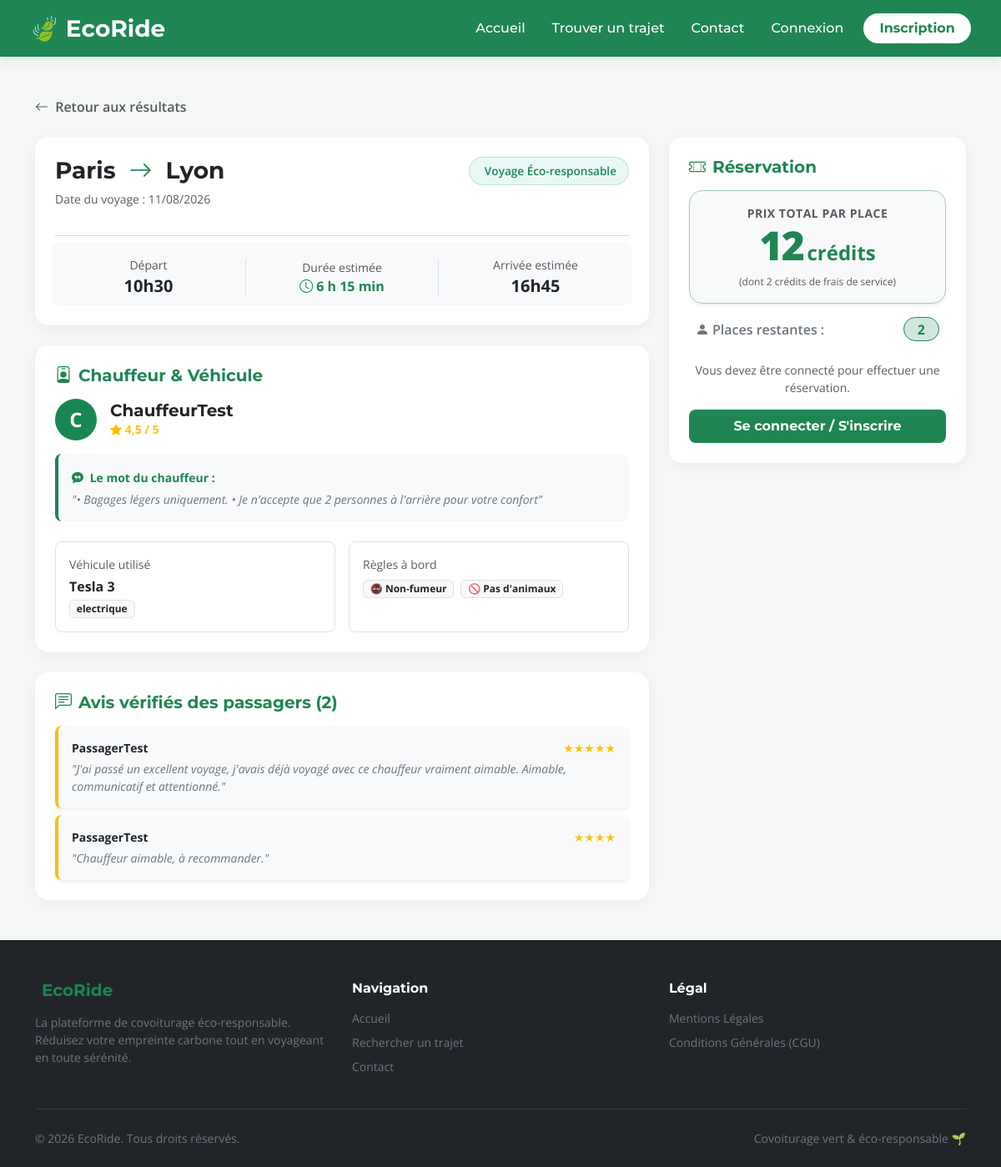
Screenshot of /detail_trajet.php?id=106 with the database file from the repository.
### tables this page shows
CREATE TABLE `trajets` (
  `id` int NOT NULL,
  `id_chauffeur` int NOT NULL,
  `ville_depart` varchar(100) NOT NULL,
  `ville_arrivee` varchar(100) NOT NULL,
  `date_depart` datetime NOT NULL,
  `date_arrivee` datetime NOT NULL,
  `prix` decimal(10,2) NOT NULL,
  `places_disponibles` int NOT NULL,
  `id_vehicule` int NOT NULL,
  `statut` varchar(20) DEFAULT 'ouvert'
);

CREATE TABLE `utilisateur` (
  `id` int NOT NULL,
  `pseudo` varchar(50) NOT NULL,
  `est_chauffeur` tinyint(1) NOT NULL DEFAULT '0',
  `preferences_libres` text,
  `email` varchar(100) NOT NULL,
  `password` varchar(255) NOT NULL,
  `credits` int DEFAULT '20',
  `role` enum('visiteur','utilisateur','employe','admin') DEFAULT 'utilisateur',
  `photo` varchar(255) NOT NULL DEFAULT 'images/default.png',
  `statut_compte` varchar(20) NOT NULL DEFAULT 'actif',
  `note` int DEFAULT NULL
);

CREATE TABLE `vehicule` (
  `id` int NOT NULL,
  `id_utilisateur` int NOT NULL,
  `marque` varchar(50) NOT NULL,
  `modele` varchar(50) NOT NULL,
  `couleur` varchar(30) NOT NULL,
  `energie` varchar(20) NOT NULL,
  `immatriculation` varchar(20) NOT NULL,
  `date_premiere_immat` date NOT NULL,
  `nb_places` int NOT NULL,
  `fumeur` tinyint(1) DEFAULT '0',
  `animaux` tinyint(1) DEFAULT '0',
  `preferences_additionnelles` text
);

CREATE TABLE `avis` (
  `id` int NOT NULL,
  `commentaire` text NOT NULL,
  `note` int NOT NULL,
  `id_trajet` int NOT NULL,
  `id_expediteur` int NOT NULL,
  `statut` varchar(20) DEFAULT 'en_attente',
  `date_creation` datetime DEFAULT CURRENT_TIMESTAMP
);

### detail_trajet.php (the view, shortened to what this page needs)
<?php
require_once 'config/db.php';
$id = $_GET['id'] ?? null;
$sql = "SELECT t.*, u.id AS id_du_chauffeur, u.pseudo, u.note, u.preferences_libres, u.photo,
               v.marque, v.modele, v.energie, v.fumeur, v.animaux
        FROM trajets t
        JOIN utilisateur u ON t.id_chauffeur = u.id
        JOIN vehicule v ON t.id_vehicule = v.id
        WHERE t.id = ?";
$stmt = $pdo->prepare($sql);
$stmt->execute([$id]);
$t = $stmt->fetch();
$stmtAvis = $pdo->prepare("
    SELECT a.commentaire, a.note, u.pseudo
    FROM avis a
    JOIN utilisateur u ON a.id_expediteur = u.id
    WHERE a.id_trajet IN (SELECT id FROM trajets WHERE id_chauffeur = ?)
    AND a.statut = 'valide'
    ORDER BY a.id DESC
");
$stmtAvis->execute([$t['id_du_chauffeur']]);
$listeAvis = $stmtAvis->fetchAll();
$note_moyenne = null;
if (!empty($listeAvis)) {
    $somme = array_sum(array_column($listeAvis, 'note'));
    $note_moyenne = $somme / count($listeAvis);
}
$start = new DateTime($t['date_depart']);
$end = new DateTime($t['date_arrivee']);
$duree = $start->diff($end);
$prix_total = intval($t['prix']) + 2;
$energie_clean = mb_strtolower(trim($t['energie']), 'UTF-8');
$est_ecologique = ($energie_clean === 'electrique' || $energie_clean === 'électrique' || $energie_clean === 'hybride');
?>
<!DOCTYPE html>
<html lang="fr">
<head>
    <link href="https://cdn.jsdelivr.net/npm/bootstrap@5.3.3/dist/css/bootstrap.min.css" rel="stylesheet">
    <link rel="stylesheet" href="https://cdn.jsdelivr.net/npm/bootstrap-icons@1.11.3/font/bootstrap-icons.min.css">
</head>
<body class="d-flex flex-column min-vh-100">
    <?php require_once 'includes/navbar.php'; ?>
    <div class="container my-5">
        <div class="mb-4">
            <a href="javascript:history.back()" class="text-decoration-none text-muted fw-semibold">
                <i class="bi bi-arrow-left me-1"></i> Retour aux résultats
            </a>
        </div>
        <div class="row g-4">
            <div class="col-lg-8">
                <div class="card custom-card p-4 mb-4">
                    <div class="d-flex justify-content-between align-items-start mb-3 flex-wrap gap-2">
                        <div>
                            <h1 class="h3 fw-bold text-dark mb-1">
                                <?= htmlspecialchars($t['ville_depart']) ?>
                                <i class="bi bi-arrow-right text-sapin mx-2"></i>
                                <?= htmlspecialchars($t['ville_arrivee']) ?>
                            </h1>
                            <span class="text-muted small">Date du voyage : <?= $start->format('d/m/Y') ?></span>
                        </div>
                        <?php if ($est_ecologique): ?>
                            <span class="badge-eco">
                                <i class="bi bi-leaf-fill me-1"></i> Voyage Éco-responsable
                            </span>
                        <?php endif; ?>
                    </div>
                    <hr class="text-muted opacity-25 my-3">
                    <div class="row text-center py-2 bg-light rounded-3 align-items-center g-2">
                        <div class="col-4">
                            <span class="text-muted small d-block">Départ</span>
                            <span class="fs-5 fw-bold text-dark"><?= $start->format('H\hi') ?></span>
                        </div>
                        <div class="col-4 border-start border-end">
                            <span class="text-muted small d-block">Durée estimée</span>
                            <span class="fw-bold text-sapin"><i class="bi bi-clock me-1"></i><?= $duree->format('%h h %i min') ?></span>
                        </div>
                        <div class="col-4">
                            <span class="text-muted small d-block">Arrivée estimée</span>
                            <span class="fs-5 fw-bold text-dark"><?= $end->format('H\hi') ?></span>
                        </div>
                    </div>
                </div>
                <div class="card custom-card p-4 mb-4">
                    <h2 class="h5 fw-bold text-sapin mb-3"><i class="bi bi-person-badge me-2"></i>Chauffeur & Véhicule</h2>
                    <div class="d-flex align-items-center mb-3">
                        <div class="rounded-circle bg-success text-white d-flex align-items-center justify-content-center me-3 fw-bold fs-4" style="width: 50px; height: 50px; min-width: 50px;">
                            <?= strtoupper(substr($t['pseudo'] ?? 'C', 0, 1)); ?>
                        </div>
                        <div>
                            <h3 class="h5 fw-bold mb-0 text-dark"><?= htmlspecialchars($t['pseudo']) ?></h3>
                            <div class="text-warning small fw-bold">
                                <?php if (is_null($note_moyenne)): ?>
                                    <span class="badge bg-secondary text-white fw-normal">Pas encore d'avis</span>
                                <?php else: ?>
                                    <i class="bi bi-star-fill"></i> <?= number_format($note_moyenne, 1, ',', ' ') ?> / 5
                                <?php endif; ?>
                            </div>
                        </div>
                    </div>
                    <div class="p-3 bg-light rounded-3 mb-4 border-start border-4 border-success">
                        <strong class="text-sapin small"><i class="bi bi-chat-quote-fill me-1"></i> Le mot du chauffeur :</strong>
                        <p class="mb-0 mt-1 fst-italic text-secondary small">
                            "<?= htmlspecialchars($t['preferences_libres'] ?? 'Pas de précisions particulières.') ?>"
                        </p>
                    </div>
                    <div class="row g-3">
                        <div class="col-sm-6">
                            <div class="p-3 border rounded-3 h-100">
                                <span class="text-muted small d-block mb-1">Véhicule utilisé</span>
                                <strong class="text-dark d-block"><?= htmlspecialchars($t['marque'] . ' ' . $t['modele']) ?></strong>
                                <span class="badge bg-light text-dark border mt-1"><?= htmlspecialchars($t['energie']) ?></span>
                            </div>
                        </div>
                        <div class="col-sm-6">
                            <div class="p-3 border rounded-3 h-100">
                                <span class="text-muted small d-block mb-2">Règles à bord</span>
                                <div class="d-flex gap-2 flex-wrap">
                                    <span class="badge bg-light text-dark border">
                                        <?= $t['fumeur'] ? '🚬 Fumeur' : '🚭 Non-fumeur' ?>
                                    </span>
                                    <span class="badge bg-light text-dark border">
                                        <?= $t['animaux'] ? '🐾 Animaux OK' : '🚫 Pas d\'animaux' ?>
                                    </span>
                                </div>
                            </div>
                        </div>
                    </div>
                </div>
                <div class="card custom-card p-4">
                    <h2 class="h5 fw-bold text-sapin mb-3"><i class="bi bi-chat-left-text me-2"></i>Avis vérifiés des passagers (<?= count($listeAvis) ?>)</h2>
                    <?php if (empty($listeAvis)): ?>
                        <p class="fst-italic text-muted small mb-0">Aucun avis public pour le moment pour ce chauffeur.</p>
                    <?php else: ?>
                        <div class="d-flex flex-column gap-2">
                            <?php foreach ($listeAvis as $av): ?>
                                <div class="avis-box p-3 shadow-sm">
                                    <div class="d-flex justify-content-between align-items-center mb-1">
                                        <strong class="small text-dark"><?= htmlspecialchars($av['pseudo']) ?></strong>
                                        <span class="text-warning small"><?= str_repeat('★', $av['note']) ?></span>
                                    </div>
                                    <p class="mb-0 fst-italic small text-secondary">"<?= htmlspecialchars($av['commentaire']) ?>"</p>
                                </div>
                            <?php endforeach; ?>
                        </div>
                    <?php endif; ?>
                </div>
            </div>
            <div class="col-lg-4">
                <div class="card custom-card p-4 sticky-top sticky-summary">
                    <h2 class="h5 fw-bold text-sapin mb-3"><i class="bi bi-ticket-perforated me-2"></i>Réservation</h2>
                    <div class="text-center bg-light p-3 rounded-4 mb-3 border border-success-subtle shadow-sm">
                        <span class="text-muted small fw-bold text-uppercase d-block mb-1" style="letter-spacing: 0.5px;">Prix total par place</span>
                        <div class="d-flex align-items-baseline justify-content-center gap-1 my-1">
                            <span class="text-sapin" style="font-size: 3rem; font-weight: 800; line-height: 1; letter-spacing: -1.5px;">
                                <?= $prix_total ?>
                            </span>
                            <span class="text-sapin fw-bold fs-4">crédits</span>
                        </div>
                        <small class="text-muted d-block mt-2" style="font-size: 0.75rem;">(dont 2 crédits de frais de service)</small>
                    </div>
                    <div class="d-flex align-items-center justify-content-between mb-4 px-2">
                        <span class="text-secondary fw-semibold"><i class="bi bi-person-fill me-1"></i>Places restantes :</span>
                        <span class="badge bg-success-subtle text-success fs-6 border border-success px-3 rounded-pill">
                            <?= $t['places_disponibles'] ?>
                        </span>
                    </div>
                    <?php if (isset($_SESSION['user_id'])): ?>
                        <?php if ($_SESSION['user_id'] != $t['id_chauffeur']): ?>
                            <button type="button" class="btn btn-sapin btn-lg w-100 rounded-3 shadow-sm py-3 fw-bold" data-bs-toggle="modal" data-bs-target="#modalConfirmation">
                                Participer au covoiturage
                            </button>
                        <?php else: ?>
                            <div class="alert alert-secondary text-center rounded-3 mb-0" role="alert">
                                <i class="bi bi-info-circle-fill me-1"></i> Vous êtes le conducteur de ce trajet.
                            </div>
                        <?php endif; ?>
                    <?php else: ?>
                        <div class="text-center">
                            <p class="small text-muted mb-3">Vous devez être connecté pour effectuer une réservation.</p>
                            <a href="login.php?source=trajet" class="btn btn-sapin w-100 rounded-3 py-2 fw-bold">Se connecter / S'inscrire</a>
                        </div>
                    <?php endif; ?>
                </div>
            </div>
        </div>
    </div>
    <?php require_once 'includes/footer.php'; ?>
</body>
</html>

### rows the page displays
trajets: ville_depart "Paris", ville_arrivee "Lyon", date_depart "11/08/2026", date_depart "10h30", $duree->format('%h h %i min') "6 h 15 min", date_arrivee "16h45", id_chauffeur.pseudo "C", id_chauffeur.pseudo "ChauffeurTest", id_chauffeur.preferences_libres "• Bagages légers uniquement. • Je n'accepte que 2 personnes à l'arrière pour votre confort", id_vehicule.modele "Tesla 3", id_vehicule.energie "electrique", prix "12", places_disponibles "2"
avis: id_expediteur.pseudo "PassagerTest", note "★★★★★", commentaire "J'ai passé un excellent voyage, j'avais déjà voyagé avec ce chauffeur vraiment aimable. Aimable, communicatif et attentionné."
avis: id_expediteur.pseudo "PassagerTest", note "★★★★", commentaire "Chauffeur aimable, à recommander."

### other values shown
$note_moyenne "4,5"
count($listeAvis) "2"
